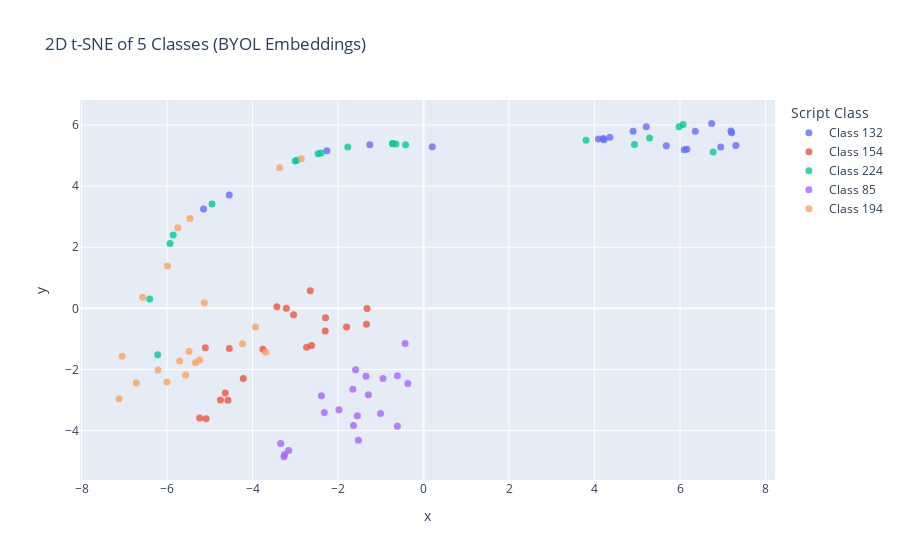

Notebook code for this chart:
### Code cell
from sklearn.manifold import TSNE

# Compute 2D t-SNE
tsne_2d = TSNE(n_components=2, perplexity=30, init='pca', random_state=42)
X_2d = tsne_2d.fit_transform(X)

# Prepare DataFrame for plotting
df_2d = pd.DataFrame({
    'x': X_2d[:, 0],
    'y': X_2d[:, 1],
    'class': y
})
df_2d = df_2d[df_2d['class'].isin(selected_classes)]
df_2d['class'] = df_2d['class'].map(label_map)

import plotly.express as px

fig2d = px.scatter(
    df_2d, x='x', y='y', color='class',
    title="2D t-SNE of 5 Classes (BYOL Embeddings)",
    labels={"class": "Script Class"},
    opacity=0.8
)
fig2d.update_traces(marker=dict(size=7))
fig2d.show()

### Figure 1 — Plotly figure (JSON) as saved in the notebook; plotly's stock layout.template omitted (floating-point values rounded to 4 significant figures)
{"data": [{"hovertemplate": "Script Class=Class 132<br>x=%{x}<br>y=%{y}<extra></extra>", "legendgroup": "Class 132", "marker": {"color": "#636efa", "opacity": 0.8, "size": 7, "symbol": "circle"}, "mode": "markers", "name": "Class 132", "orientation": "v", "showlegend": true, "type": "scatter", "x": [5.679, 4.903, 4.093, 0.2059, -4.544, 6.74, 6.951, 4.357, -5.146, 4.203, 6.161, 6.099, 4.222, -1.256, 6.357, 7.192, 7.207, 7.306, 5.209, -2.261], "xaxis": "x", "y": [5.322, 5.797, 5.547, 5.29, 3.714, 6.056, 5.283, 5.604, 3.256, 5.557, 5.211, 5.194, 5.523, 5.36, 5.796, 5.81, 5.747, 5.334, 5.946, 5.162], "yaxis": "y"}, {"hovertemplate": "Script Class=Class 154<br>x=%{x}<br>y=%{y}<extra></extra>", "legendgroup": "Class 154", "marker": {"color": "#EF553B", "opacity": 0.8, "size": 7, "symbol": "circle"}, "mode": "markers", "name": "Class 154", "orientation": "v", "showlegend": true, "type": "scatter", "x": [-3.429, -3.039, -2.293, -5.085, -4.574, -3.208, -2.649, -5.236, -4.216, -5.103, -4.638, -4.542, -2.299, -1.8, -1.322, -4.751, -3.756, -2.735, -2.619, -1.337], "xaxis": "x", "y": [0.05158, -0.2069, -0.3086, -3.617, -3.01, 0.002635, 0.5737, -3.59, -2.298, -1.29, -2.774, -1.311, -0.7391, -0.6115, -0.006837, -3.001, -1.341, -1.273, -1.214, -0.5201], "yaxis": "y"}, {"hovertemplate": "Script Class=Class 224<br>x=%{x}<br>y=%{y}<extra></extra>", "legendgroup": "Class 224", "marker": {"color": "#00cc96", "opacity": 0.8, "size": 7, "symbol": "circle"}, "mode": "markers", "name": "Class 224", "orientation": "v", "showlegend": true, "type": "scatter", "x": [5.979, 6.775, -0.4198, -2.465, -5.855, 3.803, 4.934, -1.771, -3.001, -4.947, 5.288, 6.07, -0.7272, -2.395, -2.966, -0.6457, -0.7187, -5.93, -6.406, -6.218], "xaxis": "x", "y": [5.949, 5.122, 5.359, 5.058, 2.406, 5.501, 5.367, 5.281, 4.822, 3.419, 5.577, 6.021, 5.395, 5.088, 4.845, 5.383, 5.393, 2.123, 0.3033, -1.52], "yaxis": "y"}, {"hovertemplate": "Script Class=Class 85<br>x=%{x}<br>y=%{y}<extra></extra>", "legendgroup": "Class 85", "marker": {"color": "#ab63fa", "opacity": 0.8, "size": 7, "symbol": "circle"}, "mode": "markers", "name": "Class 85", "orientation": "v", "showlegend": true, "type": "scatter", "x": [-0.4307, -3.156, -1.344, -1.589, -1.29, -2.389, -3.251, -0.367, -0.9486, -1.007, -0.6129, -3.341, -2.32, -1.977, -1.549, -1.639, -3.264, -0.6116, -1.522, -1.652], "xaxis": "x", "y": [-1.154, -4.654, -2.218, -2.009, -2.826, -2.86, -4.782, -2.462, -2.298, -3.442, -3.862, -4.422, -3.405, -3.319, -3.512, -3.834, -4.854, -2.208, -4.32, -2.645], "yaxis": "y"}, {"hovertemplate": "Script Class=Class 194<br>x=%{x}<br>y=%{y}<extra></extra>", "legendgroup": "Class 194", "marker": {"color": "#FFA15A", "opacity": 0.8, "size": 7, "symbol": "circle"}, "mode": "markers", "name": "Class 194", "orientation": "v", "showlegend": true, "type": "scatter", "x": [-5.465, -6.571, -6.003, -5.337, -3.69, -3.366, -2.859, -5.747, -7.051, -7.121, -5.989, -6.212, -5.235, -5.565, -3.932, -5.127, -6.718, -5.487, -5.706, -4.235], "xaxis": "x", "y": [2.94, 0.364, -2.407, -1.77, -1.435, 4.604, 4.895, 2.641, -1.571, -2.962, 1.39, -2.016, -1.694, -2.18, -0.6086, 0.1839, -2.444, -1.4, -1.725, -1.155], "yaxis": "y"}], "layout": {"legend": {"title": {"text": "Script Class"}, "tracegroupgap": 0}, "title": {"text": "2D t-SNE of 5 Classes (BYOL Embeddings)"}, "xaxis": {"anchor": "y", "domain": [0, 1], "title": {"text": "x"}}, "yaxis": {"anchor": "x", "domain": [0, 1], "title": {"text": "y"}}}}
